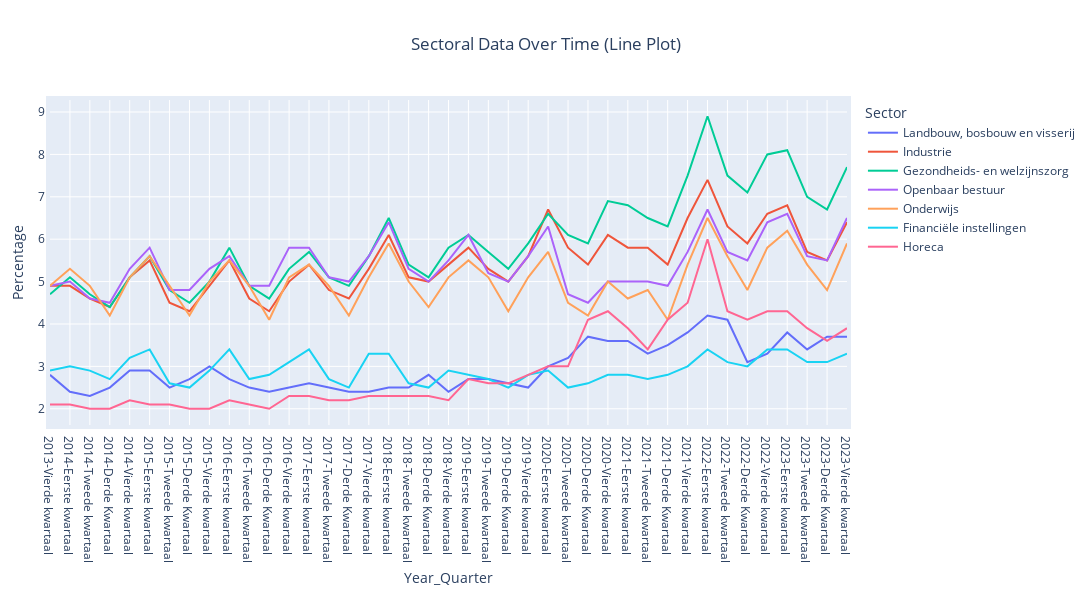

Here is the notebook cell this chart was saved with:
### Code cell
fig_line = px.line(df_cbs, x='Year_Quarter', y=df_cbs.columns[2:9], 
              labels={'value': 'Percentage', 'variable': 'Sector'},
              title='Sectoral Data Over Time (Line Plot)')
# Adjust layout and margins
fig_line.update_layout(
    autosize=False,
    width=1100,
    height=600,
    margin=dict(l=50, r=50, b=100, t=100, pad=4),
    title={'x': 0.5}
)

fig_line.show()

# Save the figure as an image with increased resolution
fig_line.write_image("fig_line_plot.png", scale=2)  # scale=2 increases the resolution

# To ensure the code works properly, you may need the "kaleido" package for saving images
# Install it using: pip install -U kaleido

### Figure 1 — Plotly figure (JSON) as saved in the notebook; plotly's stock layout.template omitted (floating-point values rounded to 4 significant figures)
{"data": [{"hovertemplate": "Sector=Landbouw, bosbouw en visserij<br>Year_Quarter=%{x}<br>Percentage=%{y}<extra></extra>", "legendgroup": "Landbouw, bosbouw en visserij", "line": {"color": "#636efa", "dash": "solid"}, "marker": {"symbol": "circle"}, "mode": "lines", "name": "Landbouw, bosbouw en visserij", "orientation": "v", "showlegend": true, "type": "scatter", "x": ["2013-Vierde kwartaal", "2014-Eerste kwartaal", "2014-Tweede kwartaal", "2014-Derde Kwartaal", "2014-Vierde kwartaal", "2015-Eerste kwartaal", "2015-Tweede kwartaal", "2015-Derde Kwartaal", "2015-Vierde kwartaal", "2016-Eerste kwartaal", "2016-Tweede kwartaal", "2016-Derde Kwartaal", "2016-Vierde kwartaal", "2017-Eerste kwartaal", "2017-Tweede kwartaal", "2017-Derde Kwartaal", "2017-Vierde kwartaal", "2018-Eerste kwartaal", "2018-Tweede kwartaal", "2018-Derde Kwartaal", "2018-Vierde kwartaal", "2019-Eerste kwartaal", "2019-Tweede kwartaal", "2019-Derde Kwartaal", "2019-Vierde kwartaal", "2020-Eerste kwartaal", "2020-Tweede kwartaal", "2020-Derde Kwartaal", "2020-Vierde kwartaal", "2021-Eerste kwartaal", "2021-Tweede kwartaal", "2021-Derde Kwartaal", "2021-Vierde kwartaal", "2022-Eerste kwartaal", "2022-Tweede kwartaal", "2022-Derde Kwartaal", "2022-Vierde kwartaal", "2023-Eerste kwartaal", "2023-Tweede kwartaal", "2023-Derde Kwartaal", "2023-Vierde kwartaal"], "xaxis": "x", "y": [2.8, 2.4, 2.3, 2.5, 2.9, 2.9, 2.5, 2.7, 3, 2.7, 2.5, 2.4, 2.5, 2.6, 2.5, 2.4, 2.4, 2.5, 2.5, 2.8, 2.4, 2.7, 2.7, 2.6, 2.5, 3, 3.2, 3.7, 3.6, 3.6, 3.3, 3.5, 3.8, 4.2, 4.1, 3.1, 3.3, 3.8, 3.4, 3.7, 3.7], "yaxis": "y"}, {"hovertemplate": "Sector=Industrie<br>Year_Quarter=%{x}<br>Percentage=%{y}<extra></extra>", "legendgroup": "Industrie", "line": {"color": "#EF553B", "dash": "solid"}, "marker": {"symbol": "circle"}, "mode": "lines", "name": "Industrie", "orientation": "v", "showlegend": true, "type": "scatter", "x": ["2013-Vierde kwartaal", "2014-Eerste kwartaal", "2014-Tweede kwartaal", "2014-Derde Kwartaal", "2014-Vierde kwartaal", "2015-Eerste kwartaal", "2015-Tweede kwartaal", "2015-Derde Kwartaal", "2015-Vierde kwartaal", "2016-Eerste kwartaal", "2016-Tweede kwartaal", "2016-Derde Kwartaal", "2016-Vierde kwartaal", "2017-Eerste kwartaal", "2017-Tweede kwartaal", "2017-Derde Kwartaal", "2017-Vierde kwartaal", "2018-Eerste kwartaal", "2018-Tweede kwartaal", "2018-Derde Kwartaal", "2018-Vierde kwartaal", "2019-Eerste kwartaal", "2019-Tweede kwartaal", "2019-Derde Kwartaal", "2019-Vierde kwartaal", "2020-Eerste kwartaal", "2020-Tweede kwartaal", "2020-Derde Kwartaal", "2020-Vierde kwartaal", "2021-Eerste kwartaal", "2021-Tweede kwartaal", "2021-Derde Kwartaal", "2021-Vierde kwartaal", "2022-Eerste kwartaal", "2022-Tweede kwartaal", "2022-Derde Kwartaal", "2022-Vierde kwartaal", "2023-Eerste kwartaal", "2023-Tweede kwartaal", "2023-Derde Kwartaal", "2023-Vierde kwartaal"], "xaxis": "x", "y": [4.9, 4.9, 4.6, 4.4, 5.1, 5.5, 4.5, 4.3, 4.9, 5.5, 4.6, 4.3, 5, 5.4, 4.8, 4.6, 5.3, 6.1, 5.1, 5, 5.4, 5.8, 5.3, 5, 5.6, 6.7, 5.8, 5.4, 6.1, 5.8, 5.8, 5.4, 6.5, 7.4, 6.3, 5.9, 6.6, 6.8, 5.7, 5.5, 6.4], "yaxis": "y"}, {"hovertemplate": "Sector=Gezondheids- en welzijnszorg<br>Year_Quarter=%{x}<br>Percentage=%{y}<extra></extra>", "legendgroup": "Gezondheids- en welzijnszorg", "line": {"color": "#00cc96", "dash": "solid"}, "marker": {"symbol": "circle"}, "mode": "lines", "name": "Gezondheids- en welzijnszorg", "orientation": "v", "showlegend": true, "type": "scatter", "x": ["2013-Vierde kwartaal", "2014-Eerste kwartaal", "2014-Tweede kwartaal", "2014-Derde Kwartaal", "2014-Vierde kwartaal", "2015-Eerste kwartaal", "2015-Tweede kwartaal", "2015-Derde Kwartaal", "2015-Vierde kwartaal", "2016-Eerste kwartaal", "2016-Tweede kwartaal", "2016-Derde Kwartaal", "2016-Vierde kwartaal", "2017-Eerste kwartaal", "2017-Tweede kwartaal", "2017-Derde Kwartaal", "2017-Vierde kwartaal", "2018-Eerste kwartaal", "2018-Tweede kwartaal", "2018-Derde Kwartaal", "2018-Vierde kwartaal", "2019-Eerste kwartaal", "2019-Tweede kwartaal", "2019-Derde Kwartaal", "2019-Vierde kwartaal", "2020-Eerste kwartaal", "2020-Tweede kwartaal", "2020-Derde Kwartaal", "2020-Vierde kwartaal", "2021-Eerste kwartaal", "2021-Tweede kwartaal", "2021-Derde Kwartaal", "2021-Vierde kwartaal", "2022-Eerste kwartaal", "2022-Tweede kwartaal", "2022-Derde Kwartaal", "2022-Vierde kwartaal", "2023-Eerste kwartaal", "2023-Tweede kwartaal", "2023-Derde Kwartaal", "2023-Vierde kwartaal"], "xaxis": "x", "y": [4.7, 5.1, 4.7, 4.4, 5.1, 5.6, 4.8, 4.5, 5, 5.8, 4.9, 4.6, 5.3, 5.7, 5.1, 4.9, 5.6, 6.5, 5.4, 5.1, 5.8, 6.1, 5.7, 5.3, 5.9, 6.6, 6.1, 5.9, 6.9, 6.8, 6.5, 6.3, 7.5, 8.9, 7.5, 7.1, 8, 8.1, 7, 6.7, 7.7], "yaxis": "y"}, {"hovertemplate": "Sector=Openbaar bestuur<br>Year_Quarter=%{x}<br>Percentage=%{y}<extra></extra>", "legendgroup": "Openbaar bestuur", "line": {"color": "#ab63fa", "dash": "solid"}, "marker": {"symbol": "circle"}, "mode": "lines", "name": "Openbaar bestuur", "orientation": "v", "showlegend": true, "type": "scatter", "x": ["2013-Vierde kwartaal", "2014-Eerste kwartaal", "2014-Tweede kwartaal", "2014-Derde Kwartaal", "2014-Vierde kwartaal", "2015-Eerste kwartaal", "2015-Tweede kwartaal", "2015-Derde Kwartaal", "2015-Vierde kwartaal", "2016-Eerste kwartaal", "2016-Tweede kwartaal", "2016-Derde Kwartaal", "2016-Vierde kwartaal", "2017-Eerste kwartaal", "2017-Tweede kwartaal", "2017-Derde Kwartaal", "2017-Vierde kwartaal", "2018-Eerste kwartaal", "2018-Tweede kwartaal", "2018-Derde Kwartaal", "2018-Vierde kwartaal", "2019-Eerste kwartaal", "2019-Tweede kwartaal", "2019-Derde Kwartaal", "2019-Vierde kwartaal", "2020-Eerste kwartaal", "2020-Tweede kwartaal", "2020-Derde Kwartaal", "2020-Vierde kwartaal", "2021-Eerste kwartaal", "2021-Tweede kwartaal", "2021-Derde Kwartaal", "2021-Vierde kwartaal", "2022-Eerste kwartaal", "2022-Tweede kwartaal", "2022-Derde Kwartaal", "2022-Vierde kwartaal", "2023-Eerste kwartaal", "2023-Tweede kwartaal", "2023-Derde Kwartaal", "2023-Vierde kwartaal"], "xaxis": "x", "y": [4.9, 5, 4.6, 4.5, 5.3, 5.8, 4.8, 4.8, 5.3, 5.6, 4.9, 4.9, 5.8, 5.8, 5.1, 5, 5.6, 6.4, 5.3, 5, 5.5, 6.1, 5.2, 5, 5.6, 6.3, 4.7, 4.5, 5, 5, 5, 4.9, 5.7, 6.7, 5.7, 5.5, 6.4, 6.6, 5.6, 5.5, 6.5], "yaxis": "y"}, {"hovertemplate": "Sector=Onderwijs<br>Year_Quarter=%{x}<br>Percentage=%{y}<extra></extra>", "legendgroup": "Onderwijs", "line": {"color": "#FFA15A", "dash": "solid"}, "marker": {"symbol": "circle"}, "mode": "lines", "name": "Onderwijs", "orientation": "v", "showlegend": true, "type": "scatter", "x": ["2013-Vierde kwartaal", "2014-Eerste kwartaal", "2014-Tweede kwartaal", "2014-Derde Kwartaal", "2014-Vierde kwartaal", "2015-Eerste kwartaal", "2015-Tweede kwartaal", "2015-Derde Kwartaal", "2015-Vierde kwartaal", "2016-Eerste kwartaal", "2016-Tweede kwartaal", "2016-Derde Kwartaal", "2016-Vierde kwartaal", "2017-Eerste kwartaal", "2017-Tweede kwartaal", "2017-Derde Kwartaal", "2017-Vierde kwartaal", "2018-Eerste kwartaal", "2018-Tweede kwartaal", "2018-Derde Kwartaal", "2018-Vierde kwartaal", "2019-Eerste kwartaal", "2019-Tweede kwartaal", "2019-Derde Kwartaal", "2019-Vierde kwartaal", "2020-Eerste kwartaal", "2020-Tweede kwartaal", "2020-Derde Kwartaal", "2020-Vierde kwartaal", "2021-Eerste kwartaal", "2021-Tweede kwartaal", "2021-Derde Kwartaal", "2021-Vierde kwartaal", "2022-Eerste kwartaal", "2022-Tweede kwartaal", "2022-Derde Kwartaal", "2022-Vierde kwartaal", "2023-Eerste kwartaal", "2023-Tweede kwartaal", "2023-Derde Kwartaal", "2023-Vierde kwartaal"], "xaxis": "x", "y": [4.9, 5.3, 4.9, 4.2, 5.1, 5.6, 4.9, 4.2, 5, 5.5, 4.9, 4.1, 5.1, 5.4, 4.9, 4.2, 5.1, 5.9, 5, 4.4, 5.1, 5.5, 5.1, 4.3, 5.1, 5.7, 4.5, 4.2, 5, 4.6, 4.8, 4.1, 5.4, 6.5, 5.6, 4.8, 5.8, 6.2, 5.4, 4.8, 5.9], "yaxis": "y"}, {"hovertemplate": "Sector=Financiële instellingen<br>Year_Quarter=%{x}<br>Percentage=%{y}<extra></extra>", "legendgroup": "Financiële instellingen", "line": {"color": "#19d3f3", "dash": "solid"}, "marker": {"symbol": "circle"}, "mode": "lines", "name": "Financiële instellingen", "orientation": "v", "showlegend": true, "type": "scatter", "x": ["2013-Vierde kwartaal", "2014-Eerste kwartaal", "2014-Tweede kwartaal", "2014-Derde Kwartaal", "2014-Vierde kwartaal", "2015-Eerste kwartaal", "2015-Tweede kwartaal", "2015-Derde Kwartaal", "2015-Vierde kwartaal", "2016-Eerste kwartaal", "2016-Tweede kwartaal", "2016-Derde Kwartaal", "2016-Vierde kwartaal", "2017-Eerste kwartaal", "2017-Tweede kwartaal", "2017-Derde Kwartaal", "2017-Vierde kwartaal", "2018-Eerste kwartaal", "2018-Tweede kwartaal", "2018-Derde Kwartaal", "2018-Vierde kwartaal", "2019-Eerste kwartaal", "2019-Tweede kwartaal", "2019-Derde Kwartaal", "2019-Vierde kwartaal", "2020-Eerste kwartaal", "2020-Tweede kwartaal", "2020-Derde Kwartaal", "2020-Vierde kwartaal", "2021-Eerste kwartaal", "2021-Tweede kwartaal", "2021-Derde Kwartaal", "2021-Vierde kwartaal", "2022-Eerste kwartaal", "2022-Tweede kwartaal", "2022-Derde Kwartaal", "2022-Vierde kwartaal", "2023-Eerste kwartaal", "2023-Tweede kwartaal", "2023-Derde Kwartaal", "2023-Vierde kwartaal"], "xaxis": "x", "y": [2.9, 3, 2.9, 2.7, 3.2, 3.4, 2.6, 2.5, 2.9, 3.4, 2.7, 2.8, 3.1, 3.4, 2.7, 2.5, 3.3, 3.3, 2.6, 2.5, 2.9, 2.8, 2.7, 2.5, 2.8, 2.9, 2.5, 2.6, 2.8, 2.8, 2.7, 2.8, 3, 3.4, 3.1, 3, 3.4, 3.4, 3.1, 3.1, 3.3], "yaxis": "y"}, {"hovertemplate": "Sector=Horeca<br>Year_Quarter=%{x}<br>Percentage=%{y}<extra></extra>", "legendgroup": "Horeca", "line": {"color": "#FF6692", "dash": "solid"}, "marker": {"symbol": "circle"}, "mode": "lines", "name": "Horeca", "orientation": "v", "showlegend": true, "type": "scatter", "x": ["2013-Vierde kwartaal", "2014-Eerste kwartaal", "2014-Tweede kwartaal", "2014-Derde Kwartaal", "2014-Vierde kwartaal", "2015-Eerste kwartaal", "2015-Tweede kwartaal", "2015-Derde Kwartaal", "2015-Vierde kwartaal", "2016-Eerste kwartaal", "2016-Tweede kwartaal", "2016-Derde Kwartaal", "2016-Vierde kwartaal", "2017-Eerste kwartaal", "2017-Tweede kwartaal", "2017-Derde Kwartaal", "2017-Vierde kwartaal", "2018-Eerste kwartaal", "2018-Tweede kwartaal", "2018-Derde Kwartaal", "2018-Vierde kwartaal", "2019-Eerste kwartaal", "2019-Tweede kwartaal", "2019-Derde Kwartaal", "2019-Vierde kwartaal", "2020-Eerste kwartaal", "2020-Tweede kwartaal", "2020-Derde Kwartaal", "2020-Vierde kwartaal", "2021-Eerste kwartaal", "2021-Tweede kwartaal", "2021-Derde Kwartaal", "2021-Vierde kwartaal", "2022-Eerste kwartaal", "2022-Tweede kwartaal", "2022-Derde Kwartaal", "2022-Vierde kwartaal", "2023-Eerste kwartaal", "2023-Tweede kwartaal", "2023-Derde Kwartaal", "2023-Vierde kwartaal"], "xaxis": "x", "y": [2.1, 2.1, 2, 2, 2.2, 2.1, 2.1, 2, 2, 2.2, 2.1, 2, 2.3, 2.3, 2.2, 2.2, 2.3, 2.3, 2.3, 2.3, 2.2, 2.7, 2.6, 2.6, 2.8, 3, 3, 4.1, 4.3, 3.9, 3.4, 4.1, 4.5, 6, 4.3, 4.1, 4.3, 4.3, 3.9, 3.6, 3.9], "yaxis": "y"}], "layout": {"autosize": false, "height": 600, "legend": {"title": {"text": "Sector"}, "tracegroupgap": 0}, "margin": {"b": 100, "l": 50, "pad": 4, "r": 50, "t": 100}, "title": {"text": "Sectoral Data Over Time (Line Plot)", "x": 0.5}, "width": 1100, "xaxis": {"anchor": "y", "domain": [0, 1], "title": {"text": "Year_Quarter"}}, "yaxis": {"anchor": "x", "domain": [0, 1], "title": {"text": "Percentage"}}}}
